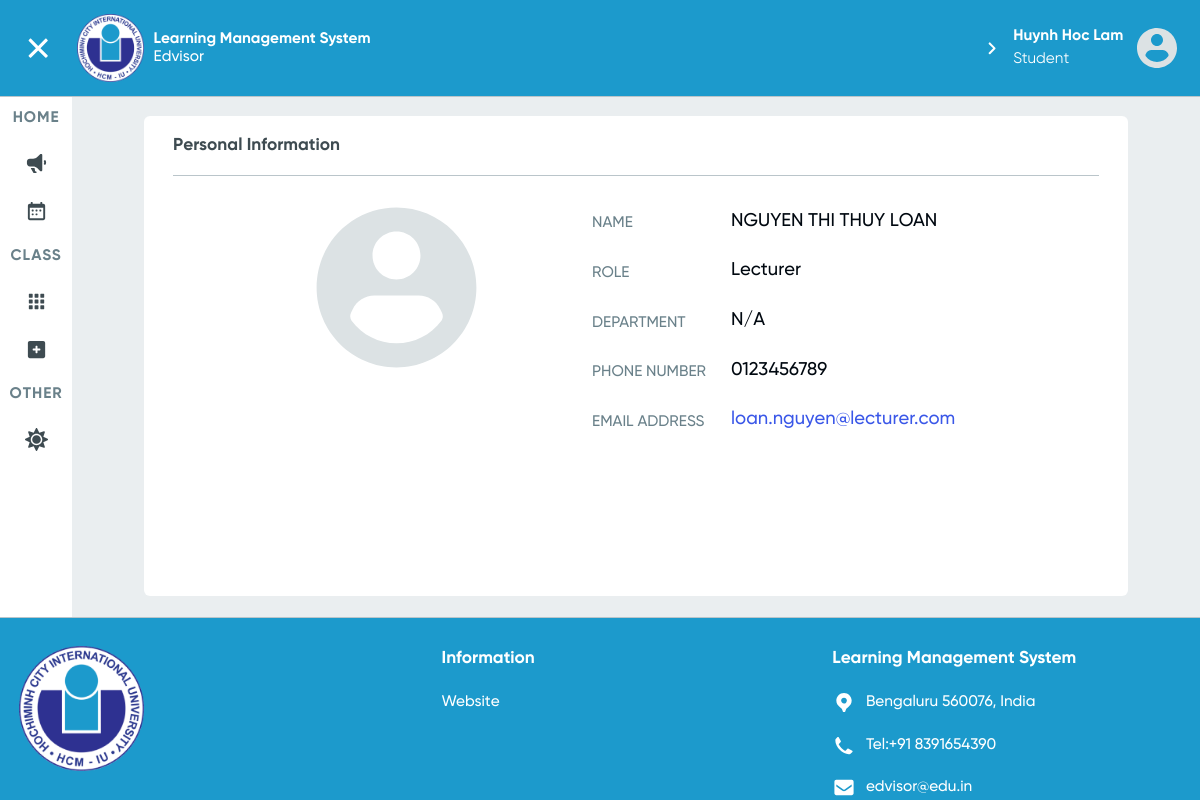
The page /user/lecturer/1/about/ (signed in) on the database its author committed.
### User/models.py (models this page shows, shortened)
class User(AbstractBaseUser, PermissionsMixin):
    objects = MyUserManager()
    email = models.EmailField(unique=True)
    first_name = models.CharField(max_length=20)
    middle_name = models.CharField(max_length=20, blank=True)
    last_name = models.CharField(max_length=20)
    phone_number = models.CharField(max_length=12, blank=True)
    is_admin = models.BooleanField(default=False)
    is_staff = models.BooleanField(default=False)
    is_active = models.BooleanField(default=True)
    type= [
        ("Student","student"),
        ("Lecturer","lecturer")
    ]
    user_type = models.CharField(max_length=10,choices=type,null=True,blank=True)
    USERNAME_FIELD = 'email'
    def is_student(self):
        return hasattr(self,'student')
    @property
    def full_name(self):
        return self.last_name + " " + self.middle_name + " " + self.first_name

### User/views.py (the view)
    def decorate(*args, **kwargs):
        userID = kwargs['id']
        request = args[0]
        if request.user.id == None:
            return HttpResponseRedirect(reverse("login"))
        elif request.user.is_student():
            user = Student.objects.get(id=userID).user_id
        elif request.user.is_lecturer():
            user = Lecturer.objects.get(id=userID).user_id
        else:
            user = User.objects.get(id=userID)
        if request.user == user and request.user.is_authenticated:
            return func(*args, **kwargs)
        else:
            return HttpResponseRedirect(reverse("guest-announcement-page"))

### Courses/models.py (called while the page is built)
    @property
    def day_part(self):
        if (self.start_time <= datetime.time(12)):
            return 'Morning'
        else:
            return 'Afternoon'

    def __str__(self):
        return self.day_of_the_week + " " + self.day_part

    @property
    def month(self):
        return int(self.start_date.strftime("%m"))

    @property
    def year(self):
        return int(self.start_date.strftime("%Y"))

    @property
    def sem_year(self):
        year = self.year
        month = self.month
        if month in [9, 10, 11, 12, 1]:
            return "Sem 1 - {}".format(year + 1)
        elif month in [2, 3, 4, 5, 6]:
            return "Sem 2 - {}".format(int(year))

    @property
    def is_displayable(self):
        utc = pytz.UTC
        now = utc.localize(datetime.datetime.now())
        if (now < self.start_date):
            return False
        else:
            return True

### User/views.py (called while the page is built)
def CheckValidUser(func):
    def decorate(*args, **kwargs):
        userID = kwargs['id']
        request = args[0]
        if request.user.id == None:
            return HttpResponseRedirect(reverse("login"))
        elif request.user.is_student():
            user = Student.objects.get(id=userID).user_id
        elif request.user.is_lecturer():
            user = Lecturer.objects.get(id=userID).user_id
        else:
            user = User.objects.get(id=userID)
        if request.user == user and request.user.is_authenticated:
            return func(*args, **kwargs)
        else:
            return HttpResponseRedirect(reverse("guest-announcement-page"))
    return decorate

@CheckValidUser
def LecturerAboutView(request, id):
    return render(request, "User/user-about.html",
                  {"userObj": Lecturer.objects.get(id=id).user_id, "page_title": "Personal Information"})

### User/templates/User/user-about.html (shortened to what this page needs)
{% extends 'Home/index.html' %}
{% load static %}
{% block stylesheets %}
    <link rel="stylesheet" href="{% static 'User/personal-info.css' %}">
{% endblock %}
{% block main-content %}
<section class="panel announcement personal-information">
            <h2>{{ page_title }}</h2>
            <section class="information">
                <div class="container">
                    <div class="left-col">
                        <img src="{% static 'icons/big-avatar-icon-svg.svg' %}" class="my-avatar" alt="My avatar">
                    </div>
                    <section class="information-list">
                        <table>
                            <tr>
                                <th>NAME</th>
                                <td>{{ userObj.full_name|upper }}</td>
                            </tr>
                            <tr>
                                <th>ROLE</th>
                                <td>{{ userObj.user_type }}</td>
                            </tr>
                            {% if userObj.user_type == 'Lecturer' %}
                            <tr>
                                <th>DEPARTMENT</th>
                                <td>N/A</td>
                            </tr>
                            <tr>
                                <th>PHONE NUMBER</th>
                                <td>{{ userObj.phone_number }}</td>
                            </tr>
                            {% endif %}
                            <tr>
                                <th>EMAIL ADDRESS</th>
                                <td>{{ userObj.email|urlize }}</td>
                            </tr>
                        </table>
                    </section>
                </div>
            </section>
        </section>
{% endblock %}

### Home/templates/Home/index.html (shortened to what this page needs)
<!DOCTYPE html>
<html lang="en">
<head>
  {% load static %}
  <link rel="stylesheet" href="{% static 'Home/index.css' %}">
  <link rel="stylesheet" href="{% static 'Home/components.css' %}">
  {% block stylesheets %}{% endblock stylesheets %}
</head>
<body class="page-grid">
<header class="header-bar {% if user.is_authenticated %}user-login{% endif %}">
  <div id="toggle-nav-sidebar" class="sidebar-button">
  </div>
  <a class="logo"
     href="{% if user.user_type == 'Student' %}{% url 'student-announcement-page' user.student.id %}
            {% elif user.user_type == 'Lecturer' %}{% url 'lecturer-announcement-page' user.lecturer.id %}
            {% else %} {% url 'guest-announcement-page' %}{% endif %}">
    <img src="{% static 'images/masked-iu-logo-160px-png@1X.png' %}"
         alt="International University's Learning Management System"
         srcset="{% static 'images/masked-iu-logo-160px-png@1x.png' %} 1x, {% static 'images/masked-iu-logo-160px-png@2x.png' %} 2x, {% static 'images/masked-iu-logo-160px-png@3x.png' %} 3x">
    <h1><b>Learning Management System</b><br>
      Edvisor</h1>
  </a>
  <nav class="header-nav">
    <ul>
      {% if user.is_authenticated %}
        <li>
          <div class="my-profile" href="#" tabindex="0">
            <p><b>{{ user.full_name }}</b><br>
              {{ user.user_type }}</p>
            <img src="{% static 'icons/small-avatar-icon-svg.svg' %}" alt="My avatar">
          </div>
        </li>
      {% endif %}
    </ul>
  </nav>
</header>
<aside class="sidebar">
  <nav class="sidebar-nav" style="display: none">
    <ul>
      <li class="section-title"><p>HOME</p></li>
      <li class="btn btn-grid {% block announcements-active %}{% endblock announcements-active %}">
        <a href="{% if user.user_type == 'Student' %}{% url 'student-announcement-page' user.student.id %}
                  {% elif user.user_type == 'Lecturer' %}{% url 'lecturer-announcement-page' user.lecturer.id %}
                  {% else %} {% url 'guest-announcement-page' %} {% endif %}">
          <span class="label">Announcements</span></a></li>
      <li class="btn btn-grid {% block calendar-active %}{% endblock calendar-active %}">
        <a href="{% if user.user_type == 'Student' %}{% url 'student-schedule-page' user.student.id %}
                  {% elif user.user_type == 'Lecturer' %}{% url 'lecturer-schedule-page' user.lecturer.id %}#
                  {% else %} {% url 'login' %} {% endif %}">
          <span class="label">Calender</span></a></li>
    </ul>
    <ul>
      <li class="section-title"><p>CLASS</p></li>
      <li class="btn btn-grid {% block my-courses-active %}{% endblock my-courses-active %}">
        <a href="{% if user.user_type == 'Student' %}{% url 'active-student-classes-page' user.student.id %}
                  {% elif user.user_type == 'Lecturer' %}{% url 'active-lecturer-classes-page' user.lecturer.id %}
                  {% else %}{% url 'login' %}{% endif %}">
          <span class="label">My Classes</span></a>
      </li>
      {% if user.user_type == 'Student' %}
        <li class="btn btn-grid {% block registration-active %}{% endblock registration-active %}">
          <a href="{% url 'student-class-registration-page' user.student.id %}">
            <span class="label">Registration</span></a></li>
      {% endif %}
    </ul>
    <ul>
      <li class="section-title"><p>OTHER</p></li>
      <li class="btn btn-grid">
        <a id="toggle-theme" href="#">
          <span class="label">UI Theme</span></a></li>
    </ul>
  </nav>
</aside>
<main>
  {% block main-content %}
  {% endblock %}
</main>
<footer class="page-footer {% if user.is_authenticated %}user-login{% endif %}">
  <div class="footer-top-container">
    <img class="footer-logo" src="{% static 'images/masked-iu-logo-160px-png@1X.png' %}"
         alt="International University Logo"
         srcset="{% static 'images/masked-iu-logo-160px-png@1x.png' %} 1x, {% static 'images/masked-iu-logo-160px-png@2x.png' %} 2x, {% static 'images/masked-iu-logo-160px-png@3x.png' %} 3x">
    <ul>
      <li class="icon-list-heading">Information</li>
      <li><a href="https://hcmiu.edu.vn/" target="_blank">Website</a></li>
    </ul>
    <ul class="icon-list">
      <li class="icon-list-heading">Learning Management System</li>
      <li><a href="geo:10.868562,106.796312">
        <p>Bengaluru 560076, India</p>
      </a></li>
      <li><a href="tel:+91 8391654390">
        <p>Tel:+91 8391654390</p>
      </a></li>
      <li>
        <a href="mailto:edvisor@edu.in">
          <p>edvisor@edu.in</p>
        </a>
      </li>
    </ul>
  </div>
</footer>
</body>
</html>

### Home/static/Home/components.css (style rules this page uses)
body { --riseUpAnimation: riseUpKeyframes 0.8s ease forwards; }

### User/static/User/personal-info.css (style rules this page uses)
main { background-color: var(--background-default); padding: 2rem; padding-inline: 6vw; max-width: 100vw; }
section.panel { width: min(100%, 144rem); min-height: 50rem; background-color: var(--white-default); border-radius: 6px; padding: 2rem 3rem; }
section.panel h2 { font-weight: bold; font-size: 1.8rem; line-height: 2.1rem; color: var(--gray-dark); text-align: unset; padding-bottom: 2rem; border-bottom: 1px solid var(--gray-light); }
.my-avatar { width: 163px; height: 163px; margin-right: 112px; }
.container { margin-left: 142px; margin-right: 142px; margin-top: 30px; margin-bottom: 30px; }
.information .container { display: flex; text-align: left; }
td, th { padding-bottom: 20px; vertical-align: bottom; }
th { color: var(--gray-default); width: 183px; font-weight: 500; }
td { font-weight: 500; font-size: larger; }

### Home/static/Home/base.css (style rules this page uses)
:root { --white-default: #ffffff; --white-default-text: #ffffff; --black-default: #000000; --background-default: #eaeef0; --gray-lighter: #dce2e4; --gray-light: #bac5ca; --gray-light-text: #bac5ca; --gray-default: #6a818a; --gray-dark: #3e4b51; --alert-primary: #ef255d; --alert-secondary: #fdecf1; --success-primary: #1ac687; --success-secondary: #e2fcf2; --iu-primary-default: #2e3191; --iu-primary-default-text: #2e3191; --iu-primary-dark: #1d1f5d; --iu-primary-dark-text: #1d1f5d; --iu-secondary-light: #dbf1fa; --iu-secondary-default: #1c9acc; --iu-secondary-dark: #115f7e; --body-font-family: SVN-Gilroy, serif; --body-font-size: 1.6rem; --body-font-weight: 400; --body-line-height: 1.5; --body-color: #000810; --body-bg: var(--white-default); --hover-transition: 0.25s ease-out; }
* { margin: 0; padding: 0; }
html { box-sizing: border-box; scroll-padding-top: 10rem; font-size: 62.5%; }
@media (prefers-reduced-motion: no-preference) { html { scroll-behavior: smooth; } }
@media (max-width: 75em) { html { font-size: 60%; } }
body { font-family: var(--body-font-family); font-size: var(--body-font-size); font-weight: var(--body-font-weight); line-height: var(--body-line-height); color: var(--body-color); background-color: var(--body-bg); }
h1, h2 { font-weight: 700; text-align: center; }
h1, .h1, h2, .h2, h3, .h3, h4, .h4, h5, .h5, h6, .h6 { margin-block: 0; font-weight: 500; line-height: 1.2; }
h1, .h1 { font-size: calc(2.2rem + 1.5vw); }
@media (min-width: 1200px) { h1, .h1 { font-size: 4rem; } }
h2, .h2 { font-size: calc(2.12rem + 0.9vw); }
@media (min-width: 1200px) { h2, .h2 { font-size: 3.2rem; } }
p { margin-block-start: 0; margin-block-end: 1.6rem; }
ol, ul { padding-inline-start: 3.2rem; }
ol, ul { margin-block-start: 0; margin-block-end: 1.6rem; }
a { text-decoration: none; color: #3a57e8; }
img { display: block; width: 100%; }

### rows shown on the page
User: full_name "Huynh Hoc Lam", user_type "Student"
User: full_name "NGUYEN THI THUY LOAN", user_type "Lecturer", phone_number "0123456789", email "loan.nguyen@lecturer.com"

### other values the page prints
{{ page_title }} "Personal Information"
